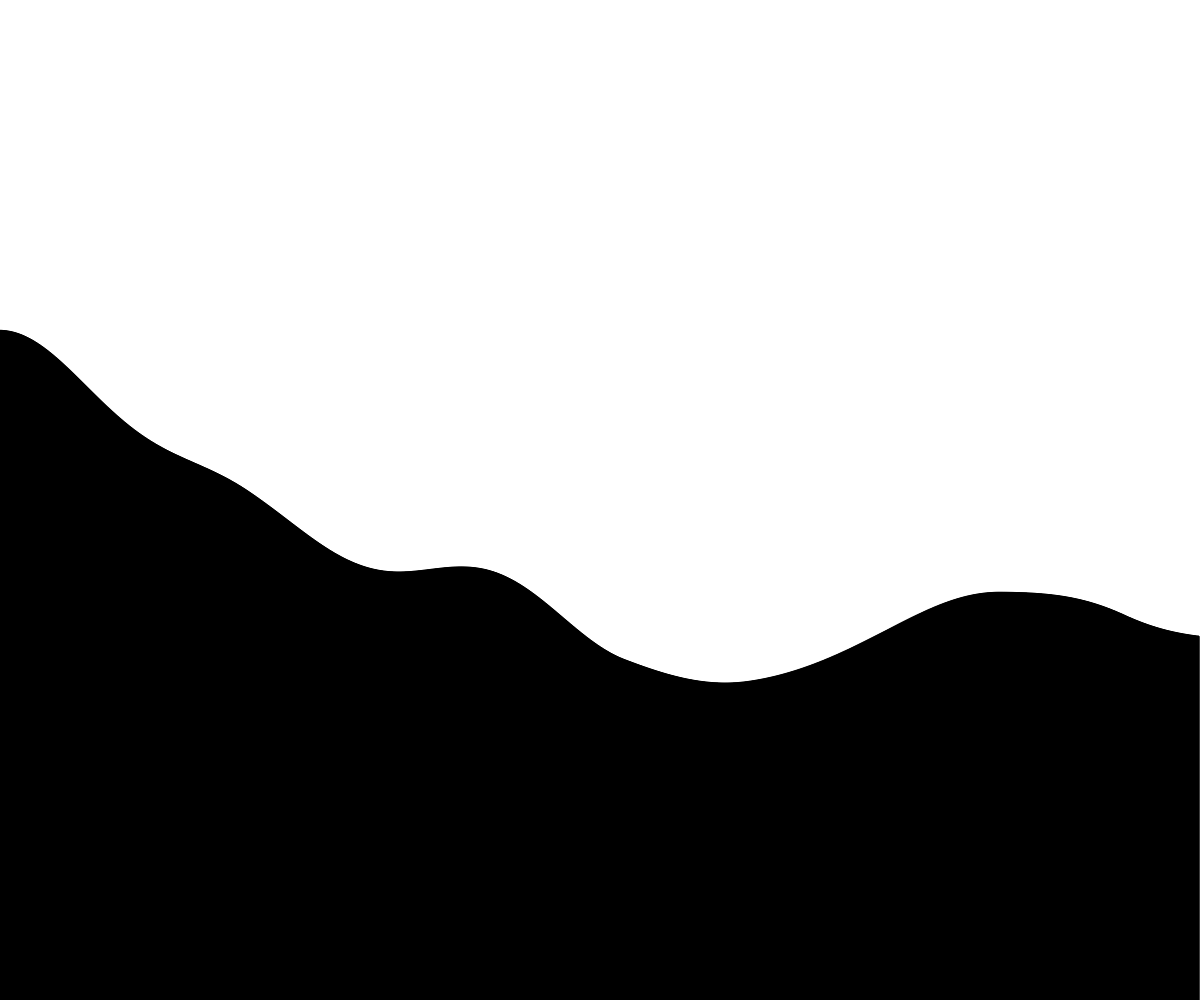
Frame 1 (no input)
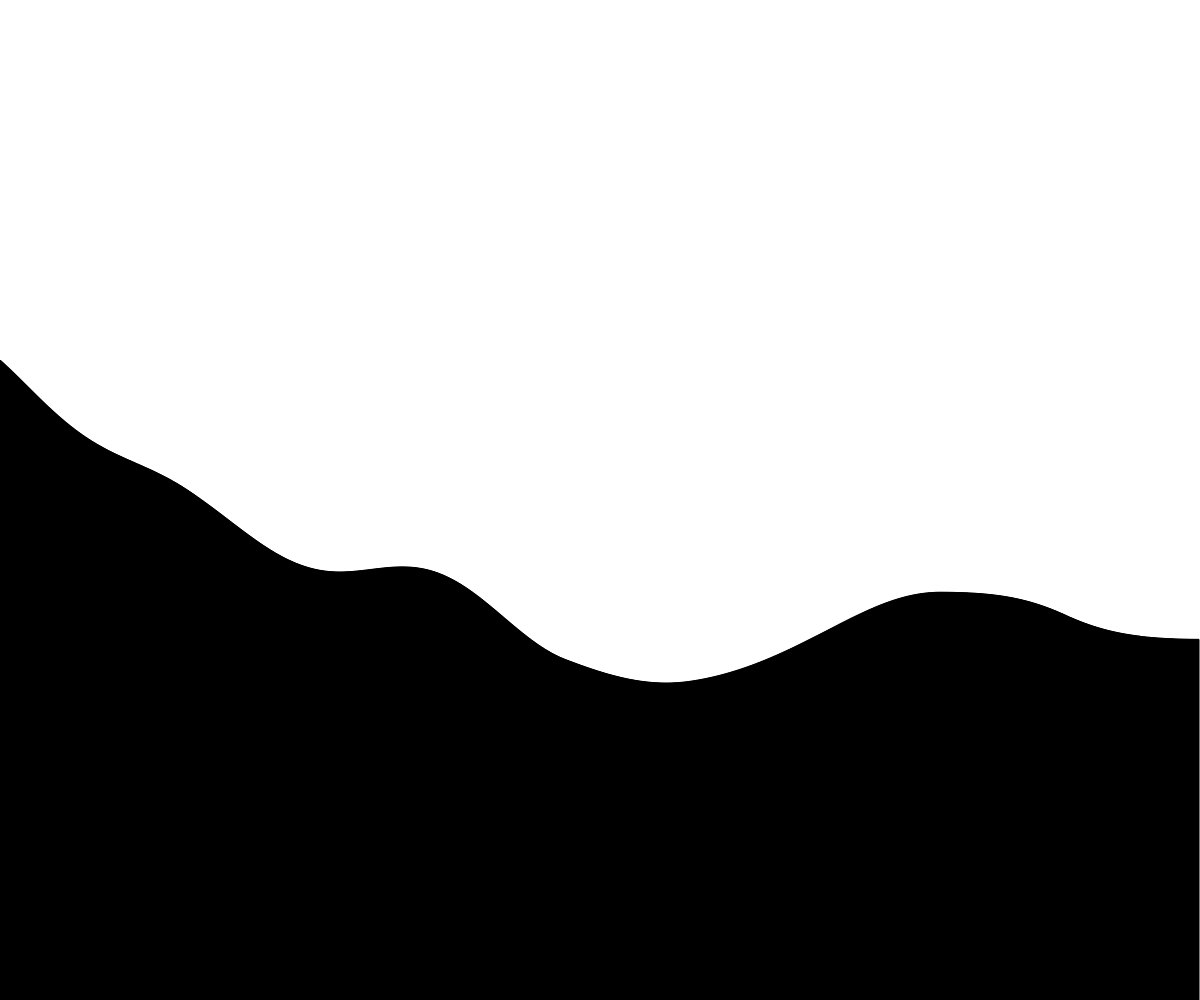
Frame 60 (no input)
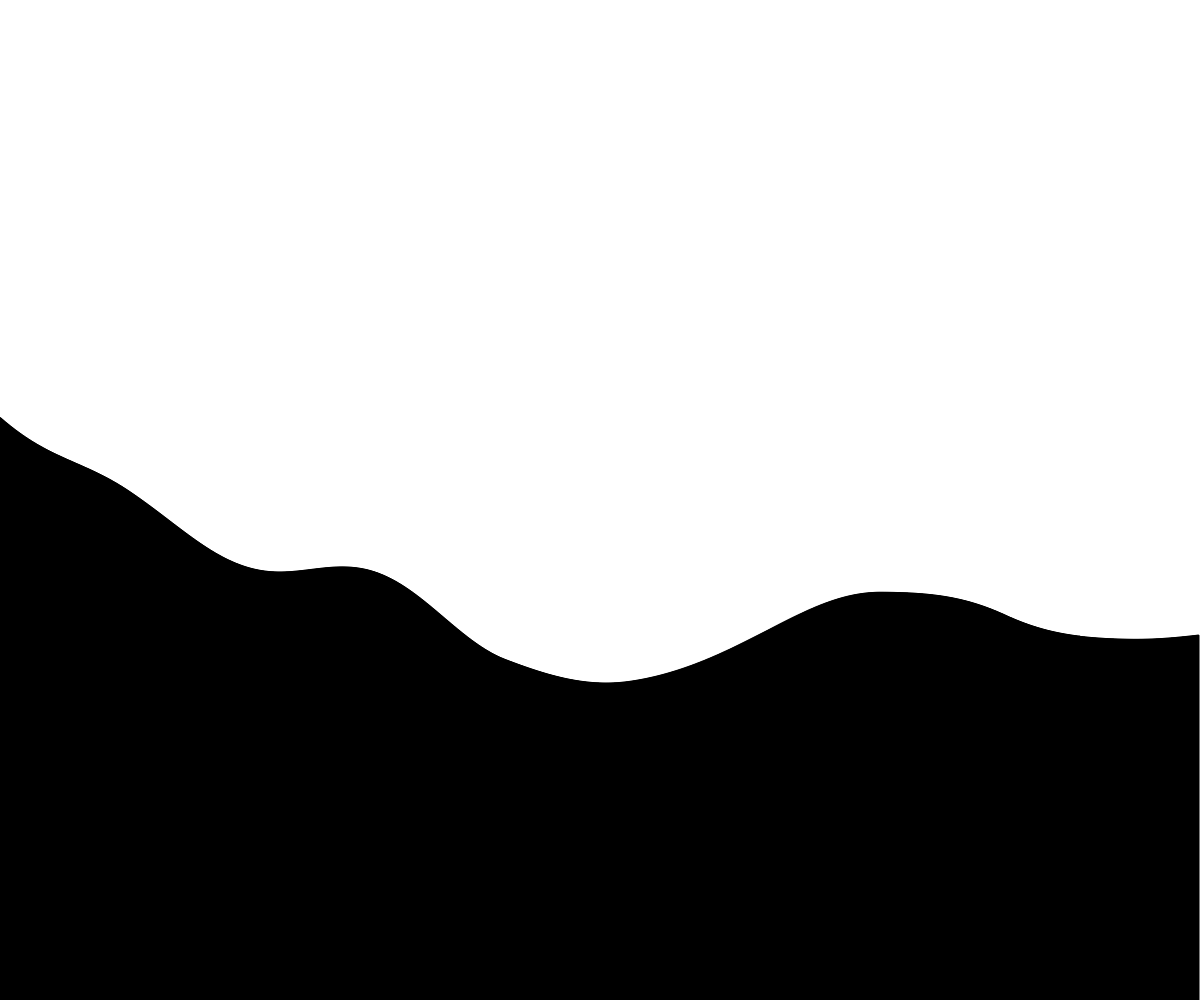
Frame 120 (the mouse pressed at the canvas centre since frame 60)

The p5.js sketch that drew these frames (run headless with seeded random() and noise() and a simulated clock; from frame 60 on, the mouse is pressed at the canvas centre):

// p5.js sketch
// ── sketch.js
// Project Title
// Your Name
// Date
//
// Extra for Experts:
// - describe what you did to take this project "above and beyond"

let rectWidth;
let time;
let numberOfRects;
let rects = [];

function setup() {
  createCanvas(windowWidth, windowHeight);
  time = 0;
  numberOfRects = width;
  rectWidth = width/numberOfRects;
  generateInitialTerrain();
  
}

function draw() {
  background(255);

  rects.shift();

  let rectHeight = noise(time) * height;
  let myRectangle = {
   height: rectHeight,
   width: width/numberOfRects,
    x: (width-rectWidth)*rectWidth,
    y: height - rectHeight,
  };
  rects.push(myRectangle);

  time += 0.001;

  fill(0);
  for(i =0; i < numberOfRects; i++){
    rects[i].x -= rectWidth;
    rect(rects[i].x, rects[i].y, rects[i].width, rects[i].height);
  }
}

function generateInitialTerrain(){
  for (let i = 0; i < numberOfRects; i++){
    let rectHeight = noise(time) * height;
    let myRectangle = {
      height: rectHeight,
      width: width/numberOfRects,
      x: i*rectWidth,
      y: height - rectHeight,
    };
    rects.push(myRectangle);
    time += 0.001;
  }
}
